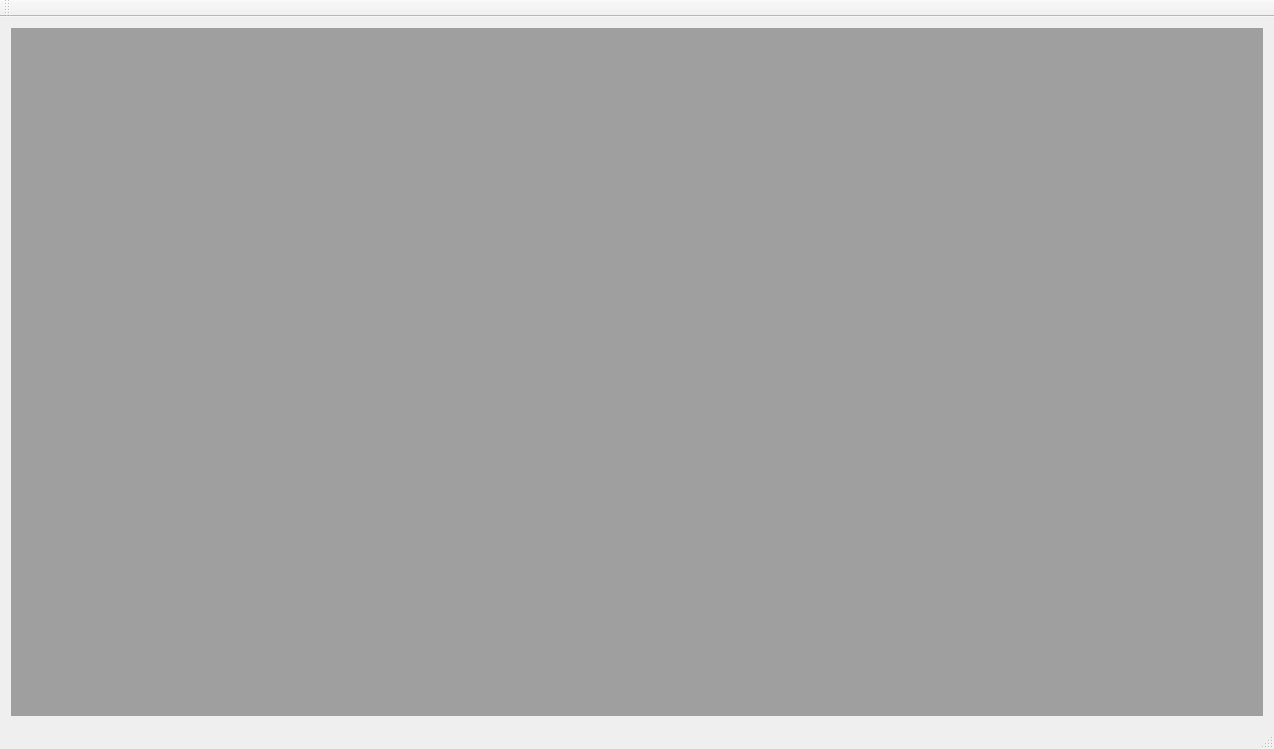
<?xml version="1.0" encoding="UTF-8"?>
<ui version="4.0">
 <class>TestTaskMainWindow</class>
 <widget class="QMainWindow" name="TestTaskMainWindow">
  <property name="geometry">
   <rect>
    <x>0</x>
    <y>0</y>
    <width>1274</width>
    <height>749</height>
   </rect>
  </property>
  <property name="windowTitle">
   <string>TestTaskMainWindow</string>
  </property>
  <property name="documentMode">
   <bool>false</bool>
  </property>
  <widget class="QWidget" name="centralWidget">
   <layout class="QHBoxLayout" name="horizontalLayout">
    <item>
     <widget class="QMdiArea" name="mdiArea"/>
    </item>
   </layout>
  </widget>
  <widget class="QMenuBar" name="menuBar">
   <property name="enabled">
    <bool>true</bool>
   </property>
   <property name="geometry">
    <rect>
     <x>0</x>
     <y>0</y>
     <width>1274</width>
     <height>20</height>
    </rect>
   </property>
  </widget>
  <widget class="QToolBar" name="mainToolBar">
   <property name="enabled">
    <bool>false</bool>
   </property>
   <attribute name="toolBarArea">
    <enum>TopToolBarArea</enum>
   </attribute>
   <attribute name="toolBarBreak">
    <bool>true</bool>
   </attribute>
  </widget>
  <widget class="QStatusBar" name="statusBar"/>
 </widget>
 <layoutdefault spacing="6" margin="11"/>
 <resources/>
 <connections/>
</ui>
